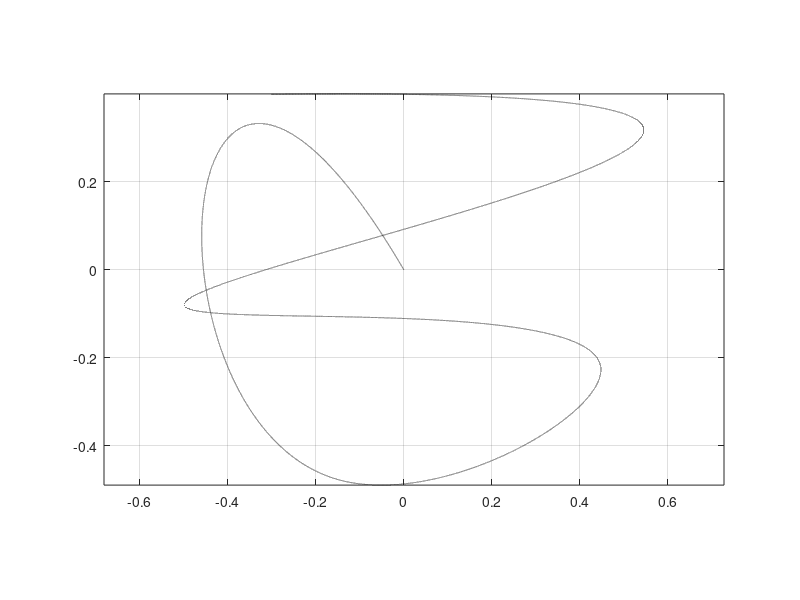

Source code (MATLAB): (Note: this script raises an error after producing the figure.)
function batch_qp_vs_pp()
% comparison: QP+reachability vs Pure Pursuit (PP)
% (r-axis, robust delta, KKT C-update)
clc; clear; close all;
%% 
Nruns = 1;     % number of random splines
Show_live  = true;  % live XY plot per run
T_grid = linspace(0,1,200);  % normalized moving-time grid for aggregation

%% aggregate holders (rows=runs, cols=normalized time)
ep_QP = nan(Nruns, numel(T_grid));  % ||p - p_LA|| (moving only, then resampled)
ev_QP = nan(Nruns, numel(T_grid));  % ||v - v_LA||
del_QP = nan(Nruns, numel(T_grid));  % delta(t)

ep_PP = nan(Nruns, numel(T_grid));
ev_PP = nan(Nruns, numel(T_grid));
del_PP = nan(Nruns, numel(T_grid));

mean_delta_QP = nan(Nruns,1);
mean_delta_PP = nan(Nruns,1);

fprintf('Running %d random-spline simulations (QP vs PP)...\n', Nruns);
for r = 1:Nruns
    o = simulate_one_run(Show_live);  % one path, both controllers

    moving = o.moving;
    if nnz(moving) < 5
        warning('Run %d has too few moving samples; skipping.', r);
        continue;
    end

    % magnitudes during moving time
    ep_m_QP = hypot(o.x_QP(moving) - o.pLA_QP(1,moving),  o.y_QP(moving) - o.pLA_QP(2,moving));
    ev_m_QP = hypot(o.vx_QP(moving) - o.dpLA_QP(1,moving), o.vy_QP(moving) - o.dpLA_QP(2,moving));
    del_m_QP = o.delta_QP(moving);

    ep_m_PP = hypot(o.x_PP(moving) - o.pLA_PP(1,moving),  o.y_PP(moving) - o.pLA_PP(2,moving));
    ev_m_PP = hypot(o.vx_PP(moving) - o.dpLA_PP(1,moving), o.vy_PP(moving) - o.dpLA_PP(2,moving));
    del_m_PP = o.delta_PP(moving);

    mean_delta_QP(r) = mean(del_m_QP, 'omitnan');
    mean_delta_PP(r) = mean(del_m_PP, 'omitnan');

    % normalize moving time to [0,1] and resample to T_grid
    t_m = o.t_moving;
    t_norm = (t_m - t_m(1)) / max(t_m(end) - t_m(1), eps);

    ep_QP(r,:) = interp1(t_norm, ep_m_QP,  T_grid, 'linear','extrap');
    ev_QP(r,:) = interp1(t_norm, ev_m_QP,  T_grid, 'linear','extrap');
    del_QP(r,:) = interp1(t_norm, del_m_QP, T_grid, 'linear','extrap');

    ep_PP(r,:) = interp1(t_norm, ep_m_PP,  T_grid, 'linear','extrap');
    ev_PP(r,:) = interp1(t_norm, ev_m_PP,  T_grid, 'linear','extrap');
    del_PP(r,:) = interp1(t_norm, del_m_PP, T_grid, 'linear','extrap');
end

%% Fig 1: RMS ep/ev vs normalized moving time
cb = [0.0000 0.4470 0.7410]; % blue (QP)
co = [0.8500 0.3250 0.0980]; % orange (PP)

ep_RMS_QP = sqrt(mean(ep_QP.^2, 1, 'omitnan'));
ev_RMS_QP = sqrt(mean(ev_QP.^2, 1, 'omitnan'));
ep_RMS_PP = sqrt(mean(ep_PP.^2, 1, 'omitnan'));
ev_RMS_PP = sqrt(mean(ev_PP.^2, 1, 'omitnan'));

fig1 = figure('Name','RMS Position and Velocity Errors (QP vs PP)', ...
              'Units','inches','Position',[0 0 5 3],'Color','w');
tiledlayout(2,1,'Padding','compact','TileSpacing','compact');

% top: position RMS
nexttile; hold on;
plot(T_grid, ep_RMS_QP, 'LineWidth',1.8, 'Color', cb);
plot(T_grid, ep_RMS_PP, 'LineWidth',1.8, 'Color', co);
grid on; ylabel('RMS Position Error (m)');
set(gca,'FontName','Times','FontSize',8,'LineWidth',0.8);
legend({'QP+reachability','Pure pursuit'},'Location','best');

% bottom: velocity RMS
nexttile; hold on;
plot(T_grid, ev_RMS_QP, 'LineWidth',1.8, 'Color', cb);
plot(T_grid, ev_RMS_PP, 'LineWidth',1.8, 'Color', co);
grid on; xlabel('Normalized moving time'); ylabel('RMS Velocity Error (m/s)');
set(gca,'FontName','Times','FontSize',8,'LineWidth',0.8);
legend({'QP+reachability','Pure pursuit'},'Location','best');

%% Fig 2: Histogram of per-run mean \delta (QP vs PP) — dynamic y-limits

XMIN = -200;
XMAX = 2000;
NBINS = 80;
edges = linspace(XMIN, XMAX, NBINS+1);
clip = @(x) min(max(x, XMIN), XMAX);
mdQ = clip(mean_delta_QP);
mdP = clip(mean_delta_PP);

fig2 = figure('Units','inches','Position',[0 0 5 3], 'Color','w','Renderer','painters');
tiledlayout(2,1,'Padding','compact','TileSpacing','compact');

%Top: QP
nexttile; hold on; box on;
hQ = histogram(mdQ,'BinEdges',edges,'FaceColor',cb,'EdgeColor','k','LineWidth',0.75);
xline(0,'k--','\delta=0', 'LabelHorizontalAlignment','left', 'LabelVerticalAlignment','bottom');
grid on; xlim([XMIN XMAX]); ylabel('Count'); title('QP + reachability');
% dynamic y-limit (with fallback if Values not available)
if isprop(hQ,'Values'), yMaxQ = max(hQ.Values); else, yMaxQ = max(histcounts(mdQ,edges)); end
yPadQ = max(1, ceil(0.06*yMaxQ));           % ~6% headroom, at least 1
ylim([0, yMaxQ + yPadQ]);

set(gca,'FontName','Times','FontSize',8,'LineWidth',0.8);

%Bottom: PP
nexttile; hold on; box on;
hP = histogram(mdP,'BinEdges',edges,'FaceColor',co,'EdgeColor','k','LineWidth',0.75);
xline(0,'k--','\delta=0', 'LabelHorizontalAlignment','left', 'LabelVerticalAlignment','bottom');
grid on; xlim([XMIN XMAX]); xlabel('Mean \delta (m/s^2)'); ylabel('Count'); title('Pure pursuit');
% dynamic y-limit (independent of the top)
if isprop(hP,'Values'), yMaxP = max(hP.Values); else, yMaxP = max(histcounts(mdP,edges)); end
yPadP = max(1, ceil(0.06*yMaxP));
ylim([0, yMaxP + yPadP]);

set(gca,'FontName','Times','FontSize',8,'LineWidth',0.8);


%% Fig 3: mean \delta(t) over runs (QP vs PP)
fig3 = figure('Units','inches','Position',[0 0 5 3],'Color','w');
tiledlayout(2,1,'Padding','compact','TileSpacing','compact');

nexttile; hold on;
plot(T_grid, mean(del_QP,1,'omitnan'), 'LineWidth',1.8, 'Color', cb);
yline(0,'k--'); grid on; ylabel('\delta (m/s^2)');
title('QP + reachability'); set(gca,'FontName','Times','FontSize',8,'LineWidth',0.8);

nexttile; hold on;
plot(T_grid, mean(del_PP,1,'omitnan'), 'LineWidth',1.8, 'Color', co);
yline(0,'k--'); grid on; xlabel('Normalized moving time'); ylabel('\delta (m/s^2)');
title('Pure pursuit'); set(gca,'FontName','Times','FontSize',8,'LineWidth',0.8);

%% Fig 4: Example run (QP) — position & speed (freeze removed) 
o_ex = simulate_one_run(false);  % no live plot
moving = o_ex.moving;
t_moving = o_ex.t_moving;
x_moving = o_ex.x_QP(moving);
y_moving = o_ex.y_QP(moving);
vx_moving= o_ex.vx_QP(moving);
vy_moving = o_ex.vy_QP(moving);
v_moving = hypot(vx_moving,vy_moving);
x_plan = o_ex.pLA_QP(1,moving);
y_plan = o_ex.pLA_QP(2,moving);

% freeze seam marker (time at which the 1s freeze was cut out)
freeze_start_idx = find(~o_ex.moving, 1, 'first');
if isempty(freeze_start_idx)
    t_cut = NaN;
else
    pre_m = sum(moving(1:freeze_start_idx-1));
    if pre_m > 0
        t_cut = t_moving(pre_m);
    else
        t_cut = 0;
    end

end

fig4 = figure('Units','inches','Position',[0 0 5 3],'Color','w');
tiledlayout(2,1,'Padding','compact','TileSpacing','compact');

% position
nexttile; hold on; grid on; box on;
plot(t_moving, x_moving, 'b-', 'LineWidth',1, 'DisplayName','x');
plot(t_moving, y_moving, 'r-', 'LineWidth',1, 'DisplayName','y');
plot(t_moving, x_plan,   'k--','LineWidth',0.8,'DisplayName','planned');
plot(t_moving, y_plan,   'k--','LineWidth',0.8,'HandleVisibility','off');
if ~isnan(t_cut), xline(t_cut,':','Color',[0.35 0.35 0.35], 'LineWidth',1.0, 'DisplayName','freeze'); end
ylabel('pos (m)'); legend('Location','best','NumColumns',2,'FontSize',8);
set(gca,'FontName','Times','FontSize',8,'LineWidth',0.8);

% velocity
nexttile; hold on; grid on; box on;
plot(t_moving, vx_moving, 'b-', 'LineWidth',1, 'DisplayName','v_x');
plot(t_moving, vy_moving, 'r-', 'LineWidth',1, 'DisplayName','v_y');
plot(t_moving, v_moving,  'k-', 'LineWidth',1, 'DisplayName','|v|');
if ~isnan(t_cut), xline(t_cut,':','Color',[0.35 0.35 0.35], 'LineWidth',1.0, 'DisplayName','freeze'); end
xlabel('Time (s)'); ylabel('speed (m/s)');
legend('Location','best','NumColumns',2,'FontSize',8);
set(gca,'FontName','Times','FontSize',8,'LineWidth',0.8);

end 



function o = simulate_one_run(Show_live)
% One random path; QP & PP track it with a single 1s freeze - Returns logs for aggregation.

%% Parameters
ts_dt= 0.01; fr_dt = 0.04; T_time= 12;
look_ahead_s = 0.001;
v_max= 1.0; a_max= 2.5;
N = ceil(T_time/ts_dt);
eps_p_bound = 0.0; eps_v_bound = 0.0;     % set >0 to use robust buffer
sigma = (2*eps_p_bound)/ts_dt + eps_v_bound;

% reference path: random waypoint spline
n_wp=6; L_x=0.5; L_y=0.5;
wp = zeros(2,n_wp+1);
theta = 2*pi*rand(1,n_wp);
wp(1,2:end) = L_x*cos(theta);
wp(2,2:end) = L_y*sin(theta);
dLine = [0, vecnorm(diff(wp,1,2))];
sLine = cumsum(dLine);
t_wp = sLine/sLine(end)*4*pi;

ppx  = spline(t_wp, wp(1,:));
ppy  = spline(t_wp, wp(2,:));
dppX = fnder(ppx,1);
dppY = fnder(ppy,1);

tau_grid = linspace(0, ppx.breaks(end), 150000);
p_ref  = [ ppval(ppx , tau_grid) ; ppval(ppy , tau_grid) ];
dp_ref = [ ppval(dppX, tau_grid) ; ppval(dppY, tau_grid) ];
v_ref  = vecnorm(dp_ref);

% initial states
x_QP=0; y_QP=0; vx_QP=0; vy_QP=0;
x_PP=0; y_PP=0; vx_PP=0; vy_PP=0;
t = (0:N-1)*ts_dt;

% live plot option
if Show_live
    cb = [0.0000 0.4470 0.7410]; % blue (QP)
    co = [0.8500 0.3250 0.0980]; % orange (PP)
    fig = figure('Units','inches','Position',[0 0 5 3],'Color','w'); hold on; grid on; box on; axis equal;
    plot(p_ref(1,:),p_ref(2,:), 'k--','DisplayName','reference');
    h_traj_QP = animatedline('Color',cb, 'LineWidth',1.8,'DisplayName','QP');
    h_traj_PP = animatedline('Color',co, 'LineWidth',1.8,'DisplayName','PP');
    h_act_QP  = plot(x_QP,y_QP,'s','MarkerSize',8,'LineWidth',1.2,'MarkerEdgeColor',cb,'MarkerFaceColor','w');
    h_act_PP  = plot(x_PP,y_PP,'o','MarkerSize',8,'LineWidth',1.2,'MarkerEdgeColor',co,'MarkerFaceColor','w');
    h_LA_QP   = plot(NaN,NaN,'o','MarkerSize',6,'LineWidth',1.2,'Color',cb);
    h_LA_PP   = plot(NaN,NaN,'^','MarkerSize',6,'LineWidth',1.2,'Color',co);
    legend('Location','best'); xlabel('x (m)'); ylabel('y (m)');
end

% freeze schedule
interruptstartstep = randi([ceil(0.4*N), ceil(0.6*N)]);
interrupt_duration = 1.0;  
freeze_end = interruptstartstep + ceil(interrupt_duration/ts_dt) - 1;
stop_target_QP = [NaN;NaN]; reached_stop_QP = true;
stop_target_PP = [NaN;NaN]; reached_stop_PP = true;

% logs
x_QP_hist=zeros(1,N); y_QP_hist=zeros(1,N);
vx_QP_hist=zeros(1,N); vy_QP_hist=zeros(1,N);
pLA_QP_hist=zeros(2,N); dpLA_QP_hist=zeros(2,N); delta_QP_hist=zeros(1,N);

x_PP_hist=zeros(1,N); y_PP_hist=zeros(1,N);
vx_PP_hist=zeros(1,N); vy_PP_hist=zeros(1,N);
pLA_PP_hist=zeros(2,N); dpLA_PP_hist=zeros(2,N); delta_PP_hist=zeros(1,N);

% C-gain
C_prev = 1e-3;  Cmin=1e-6; Cmax=1e3; rho_out=0.4; rho_in=1.0; beta=0.65;

nextFrameT = 0;

for k = 1:N
    %look-ahead for QP
    d2 = (p_ref(1,:)-x_QP).^2 + (p_ref(2,:)-y_QP).^2;
    [~, idxC] = min(d2);
    vLA  = v_ref(idxC);
    sLA  = max(look_ahead_s, vLA*ts_dt);
    idxLA = idxC; s_acc=0;
    while s_acc < sLA && idxLA < numel(tau_grid)
        s_acc = s_acc + norm(p_ref(:,idxLA+1)-p_ref(:,idxLA));
        idxLA = idxLA + 1;
    end
    p_LA_QP  = p_ref(:,idxLA);
    dp_LA_QP = dp_ref(:,idxLA);

    %look-ahead for PP (same policy)
    d2p = (p_ref(1,:)-x_PP).^2 + (p_ref(2,:)-y_PP).^2;
    [~, idxCp] = min(d2p);
    vLAp  = v_ref(idxCp);
    sLAp  = max(look_ahead_s, vLAp*ts_dt);
    idxLAp= idxCp; s_acc=0;
    while s_acc < sLAp && idxLAp < numel(tau_grid)
        s_acc = s_acc + norm(p_ref(:,idxLAp+1)-p_ref(:,idxLAp));
        idxLAp = idxLAp + 1;
    end
    p_LA_PP  = p_ref(:,idxLAp);
    dp_LA_PP = dp_ref(:,idxLAp);

    freezeActive = (k >= interruptstartstep) && (k <= freeze_end);

    %% QP dynamics
    if freezeActive
        if k==interruptstartstep
            v0 = [vx_QP;vy_QP]; v0n=norm(v0);
            if v0n<1e-5, stop_target_QP=[x_QP;y_QP];
            else, d_stop=v0n^2/(2*a_max); stop_target_QP=[x_QP;y_QP]+v0/v0n*d_stop; end
            reached_stop_QP=false;
        end
        p_LA_QP = stop_target_QP; dp_LA_QP = [0;0];
        if ~reached_stop_QP
            vnorm=norm([vx_QP;vy_QP]);
            if vnorm<1e-4, reached_stop_QP=true; ax_QP=0; ay_QP=0; vx_QP=0; vy_QP=0;
            else
                ax_QP=-a_max*vx_QP/max(vnorm,1e-9); ay_QP=-a_max*vy_QP/max(vnorm,1e-9);
                vx_QP=vx_QP+ax_QP*ts_dt; vy_QP=vy_QP+ay_QP*ts_dt;
                x_QP=x_QP+vx_QP*ts_dt+0.5*ax_QP*ts_dt^2;
                y_QP=y_QP+vy_QP*ts_dt+0.5*ay_QP*ts_dt^2;
            end
        else
            ax_QP=0; ay_QP=0;
        end
        delta_QP = 0;
    else
        % r-axis projection & u_req
        r_vec = p_LA_QP - [x_QP;y_QP] - ts_dt*[vx_QP;vy_QP];
        r_n = norm(r_vec); e_axis = (r_n<1e-12) * [1;0] + (r_n>=1e-12) * (r_vec/r_n);
        p_rel = dot([x_QP;y_QP], e_axis);
        p_star= dot(p_LA_QP,     e_axis);
        v_rel = dot([vx_QP;vy_QP],e_axis);
        u_req = 2*(p_star - p_rel - v_rel*ts_dt)/ts_dt^2;

        % reachability margin (sigma=0 here unless you set bounds above)
        delta_QP = abs(u_req) - (a_max - sigma);
        inside   = (delta_QP <= 0);

        % cost terms
        e_p_vec = p_LA_QP - ([x_QP;y_QP] + [vx_QP;vy_QP]*ts_dt);
        e_v_vec = dp_LA_QP - [vx_QP;vy_QP];

        C_used = C_prev;  % use last C to build this step's QP
        if inside
            H  = 2*((0.5*ts_dt^2)^2)*eye(2);
            df = -2*[(e_p_vec(1))*0.5*ts_dt^2; (e_p_vec(2))*0.5*ts_dt^2];
        else
            H  = 2*(((0.5*ts_dt^2)^2) + C_used*(ts_dt^2))*eye(2);
            df = -2*[ e_p_vec(1)*0.5*ts_dt^2 + C_used*e_v_vec(1)*ts_dt;
                      e_p_vec(2)*0.5*ts_dt^2 + C_used*e_v_vec(2)*ts_dt ];
        end

        % constraints: accel box + next-step speed box
        A = [ 1 0; -1 0; 0 1; 0 -1;   ts_dt 0; -ts_dt 0; 0 ts_dt; 0 -ts_dt];
        b = [ a_max; a_max; a_max; a_max;  v_max-vx_QP; v_max+vx_QP; v_max-vy_QP; v_max+vy_QP];

        axay = quadprog(H,df,A,b,[],[],[],[],[],optimoptions("quadprog","Display","off"));
        if isempty(axay), axay=[0;0]; end
        ax_QP=axay(1); ay_QP=axay(2);

        % integrate
        vx_old=vx_QP; vy_old=vy_QP;
        vx_QP=vx_old+ax_QP*ts_dt; vy_QP=vy_old+ay_QP*ts_dt;
        x_QP = x_QP + vx_old*ts_dt + 0.5*ax_QP*ts_dt^2;
        y_QP = y_QP + vy_old*ts_dt + 0.5*ay_QP*ts_dt^2;

        % KKT-inspired C update (for next step)
        u_k   = [ax_QP;ay_QP];
        epres = e_p_vec - 0.5*ts_dt^2*u_k;
        evres = e_v_vec - ts_dt*u_k;
        eps_safe = 1e-9;
        C_raw = (ts_dt * norm(epres)) / (2*norm(evres) + eps_safe);

        bias = (delta_QP>0)*rho_out + (delta_QP<=0)*rho_in;
        C_prev = min(max((1-beta)*C_prev + beta*(bias*C_raw), Cmin), Cmax);
    end

    %% PP dynamics
    if freezeActive
        if k==interruptstartstep
            v0=[vx_PP;vy_PP]; v0n=norm(v0);
            if v0n<1e-5, stop_target_PP=[x_PP;y_PP];
            else, d_stop=v0n^2/(2*a_max); stop_target_PP=[x_PP;y_PP]+v0/v0n*d_stop; end
            reached_stop_PP=false;
        end
        p_LA_PP = stop_target_PP; dp_LA_PP = [0;0];
        if ~reached_stop_PP
            vnorm=norm([vx_PP;vy_PP]);
            if vnorm<1e-4, reached_stop_PP=true; ax_PP=0; ay_PP=0; vx_PP=0; vy_PP=0;
            else
                ax_PP=-a_max*vx_PP/max(vnorm,1e-9); ay_PP=-a_max*vy_PP/max(vnorm,1e-9);
                vx_PP=vx_PP+ax_PP*ts_dt; vy_PP=vy_PP+ay_PP*ts_dt;
                x_PP=x_PP+vx_PP*ts_dt + 0.5*ax_PP*ts_dt^2;
                y_PP=y_PP+vy_PP*ts_dt + 0.5*ay_PP*ts_dt^2;
            end
        else
            ax_PP=0; ay_PP=0;
        end
        delta_PP = 0;
    else
        dir_PP = p_LA_PP - [x_PP;y_PP]; nd=norm(dir_PP);
        if nd==0, e_axis_PP=[1;0]; else, e_axis_PP=dir_PP/nd; end
        p_rel_PP = dot([x_PP;y_PP], e_axis_PP);
        p_star_PP= dot(p_LA_PP,     e_axis_PP);
        v_rel_PP = dot([vx_PP;vy_PP],e_axis_PP);
        u_req_PP = 2*(p_star_PP - p_rel_PP - v_rel_PP*ts_dt)/ts_dt^2;

        a_des_PP = u_req_PP * e_axis_PP;
        a_mag = norm(a_des_PP);
        if a_mag > a_max, a_des_PP = a_des_PP * (a_max / a_mag); end
        ax_PP = a_des_PP(1); ay_PP = a_des_PP(2);

        % next-step speed clipping to box
        vx_next = max(min(vx_PP + ax_PP*ts_dt, v_max), -v_max);
        vy_next = max(min(vy_PP + ay_PP*ts_dt, v_max), -v_max);

        x_PP = x_PP + vx_PP*ts_dt + 0.5*ax_PP*ts_dt^2;
        y_PP = y_PP + vy_PP*ts_dt + 0.5*ay_PP*ts_dt^2;
        vx_PP = vx_next; vy_PP = vy_next;

        delta_PP = abs(u_req_PP) - (a_max - sigma);
    end

    % live plot
    if Show_live && t(k) >= nextFrameT
        addpoints(h_traj_QP, x_QP, y_QP); set(h_act_QP,'XData',x_QP,'YData',y_QP);
        addpoints(h_traj_PP, x_PP, y_PP); set(h_act_PP,'XData',x_PP,'YData',y_PP);
        set(h_LA_QP,'XData',p_LA_QP(1),'YData',p_LA_QP(2));
        set(h_LA_PP,'XData',p_LA_PP(1),'YData',p_LA_PP(2));
        drawnow;
        nextFrameT = nextFrameT + fr_dt;
    end

    % logs
    x_QP_hist(k)=x_QP; y_QP_hist(k)=y_QP; vx_QP_hist(k)=vx_QP; vy_QP_hist(k)=vy_QP;
    pLA_QP_hist(:,k)=p_LA_QP; dpLA_QP_hist(:,k)=dp_LA_QP; delta_QP_hist(k)=delta_QP;

    x_PP_hist(k)=x_PP; y_PP_hist(k)=y_PP; vx_PP_hist(k)=vx_PP; vy_PP_hist(k)=vy_PP;
    pLA_PP_hist(:,k)=p_LA_PP; dpLA_PP_hist(:,k)=dp_LA_PP; delta_PP_hist(k)=delta_PP;
end

% moving mask & gapless time (freeze removed)
freeze = false(1,N); freeze(interruptstartstep:freeze_end) = true;
moving = ~freeze; 
t_moving = ts_dt * (0:sum(moving)-1);

% outputs
o.moving   = moving;
o.t_moving = t_moving;

o.x_QP = x_QP_hist; o.y_QP = y_QP_hist; o.vx_QP=vx_QP_hist; o.vy_QP=vy_QP_hist;
o.pLA_QP = pLA_QP_hist; o.dpLA_QP = dpLA_QP_hist; o.delta_QP = delta_QP_hist;

o.x_PP = x_PP_hist; o.y_PP = y_PP_hist; o.vx_PP=vx_PP_hist; o.vy_PP=vy_PP_hist;
o.pLA_PP = pLA_PP_hist; o.dpLA_PP = dpLA_PP_hist; o.delta_PP = delta_PP_hist;
end

function [bw, L] = nice_bins(all_vals, shrink)
% Freedman-Diaconis bin width - Returns bin width bw and a symmetric half-range L so you can do: edges = -L:bw:L

    if nargin < 2 || isempty(shrink), shrink = 1; end   % 3 makes 3× more bins
    all_vals = all_vals(isfinite(all_vals));
    if isempty(all_vals)
        bw = 0.1; L = 1.0; 
        return;
    end

    % FD suggested width
    bw_fd = 2*iqr(all_vals) / max(numel(all_vals)^(1/3), eps);
    if ~isfinite(bw_fd) || bw_fd <= 0
        bw_fd = range(all_vals)/12;   % fallback
    end

    tier  = 10.^floor(log10(max(bw_fd, realmin)));
    cands = [1 2 5].*tier;
    [~,ix] = min(abs(cands - bw_fd));
    bw = cands(ix);

    bw = bw / shrink;

    % Symmetric extent around zero (so a bar always sits at 0)
    L = ceil(max(abs(all_vals))/bw)*bw;
end
